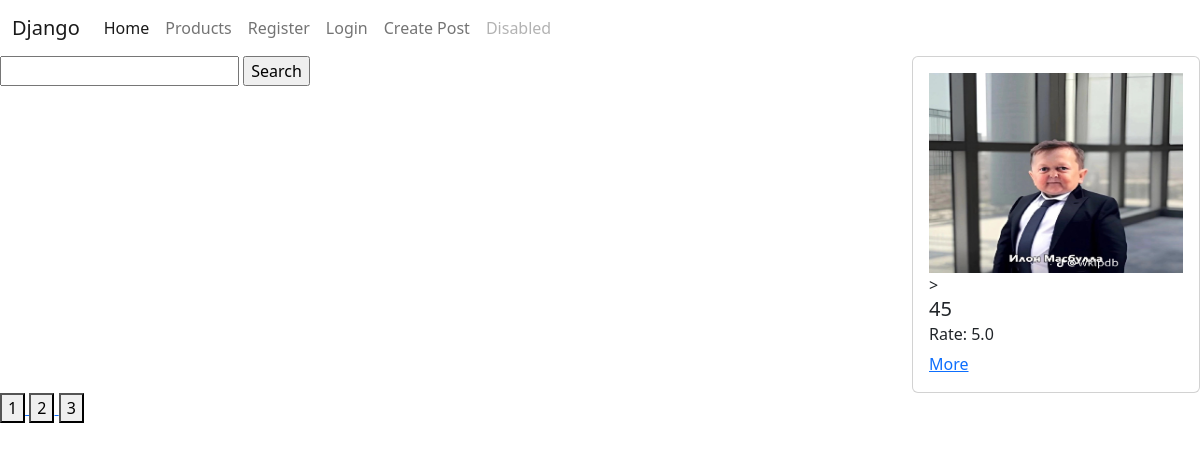
The app's page /posts/?page=3, older data.
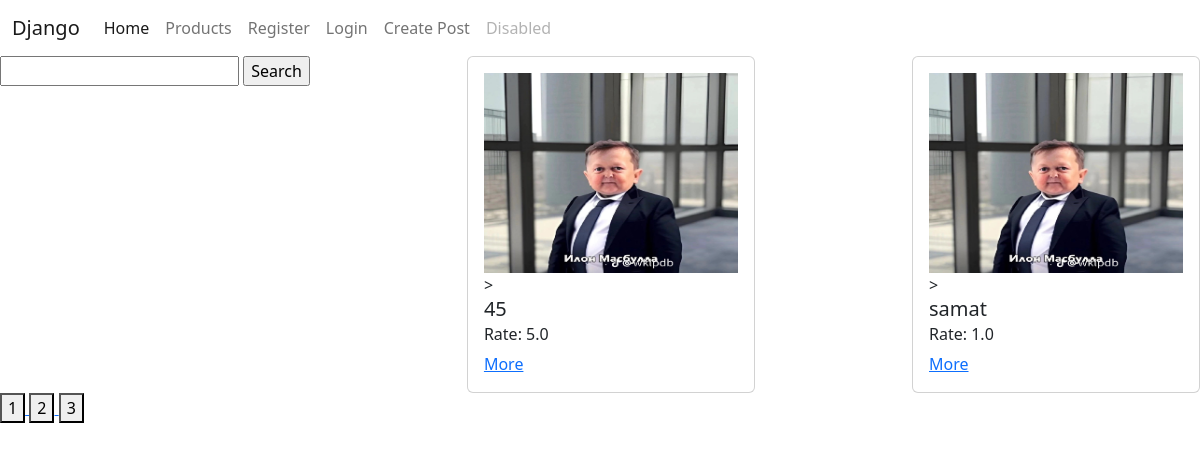
The same page, newer data.
### posts/models.py (models this page shows)
class Post(models.Model):
    image = models.ImageField()
    title = models.CharField(max_length=255)
    description = models.TextField()
    rate = models.FloatField()
    created_date = models.DateField(auto_now=True)
    modified_date = models.DateField(auto_now_add=True)

### posts/views.py (the view)
# urls.py: path('posts/', posts_view),
def posts_view(request):
    if request.method == 'GET':
        posts = Post.objects.all()
        search = request.GET.get('search')
        page = int(request.GET.get('page', 1))
        max_page = posts.__len__() / PAGINATION_LIMIT
        if round(max_page) < max_page:
            max_page = round(max_page) + 1
        else:
            max_page = round(max_page)
        posts = posts[PAGINATION_LIMIT *(page-1):PAGINATION_LIMIT * page]
        if search:
            posts = posts.filter(
                Q(title__icontains=search) |
                Q(description__icontains=search))
        context = {
            'posts': posts,
            'user': request.user,
            'pages': range(1, max_page+1)
        }
        return render(request, 'products/posts.html', context=context)

### templates/products/posts.html
{% extends 'layouts/index.html' %}
{% block content %}
    <div style="display: flex; justify-content: space-between; flex-wrap: wrap ">
        <div class="search">
            <form action="/posts/" method="get">
                <input type="text" name="search">
                <input type="submit" value="Search">
            </form>
        </div>
        {% for post in posts %}
            <div class="card" style="width: 18rem;">
                <div class="card-body">
                    <div class='img'>
                        <img style="width: 100%; height: 200px" src="/media/{{ post.image }}" alt="oops">
                    </div>>
                    <h5 class="card-title"> {{ post.title }}</h5>
                    <h6 class="card-subtitle mb-2 text-body-secondary">Rate: {{ post.rate }}</h6>
                    <a href="/posts/{{ post.id }}" class="card-link">More</a>
                </div>
            </div>
        {% endfor %}
    </div>
         <div class="pages">
            {% for page in pages %}
            <a href="/posts/?page={{ page }}">
                <button>
                    {{ page }}
                </button>
            </a>
            {% endfor %}
        </div>
{% endblock %}

Row changes from the older to the newer data that the page shows:
added Post: image (picture), title "samat", rate "1.0"
